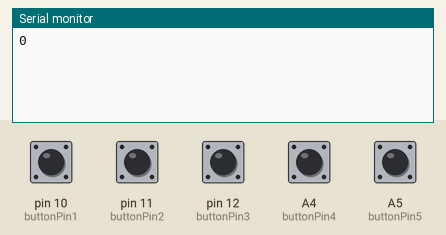
Recording of a sketch running on a simulated Arduino Uno, built with avr-gcc and run on an emulated ATmega328P. Parts: the last lines printed to the serial monitor. The inputs (shaded band) are chosen by the test bench; at power-on: A4 (buttonPin4), A5 (buttonPin5), pin 10 (buttonPin1), pin 11 (buttonPin2), pin 12 (buttonPin3) HIGH.

Above: at 1.2 s.
1.3 s: pin 10 (buttonPin1) pulled LOW for 0.15 s
At 1.7 s:
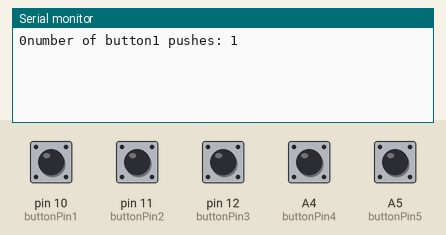
2.9 s: pin 11 (buttonPin2) pulled LOW for 0.15 s
At 4.1 s:
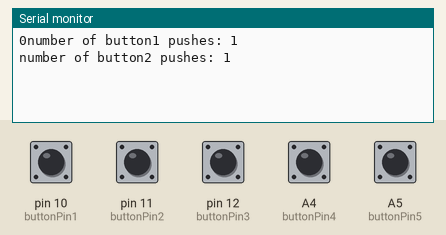
4.5 s: pin 12 (buttonPin3) pulled LOW for 0.15 s
At 5.3 s:
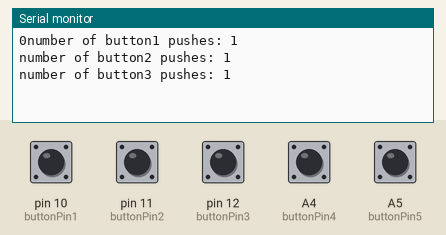
6.1 s: A4 (buttonPin4) pulled LOW for 0.15 s
At 6.6 s:
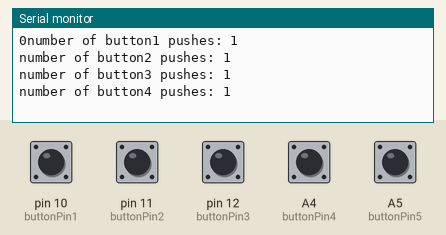
7.7 s: A5 (buttonPin5) pulled LOW for 0.15 s
At 8.9 s:
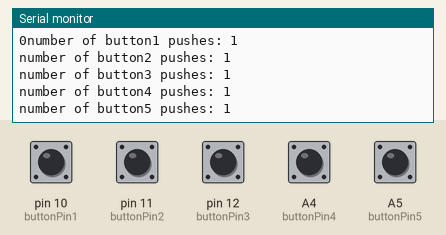
9.3 s: pin 10 (buttonPin1) pulled LOW for 1 s
At 10.2 s:
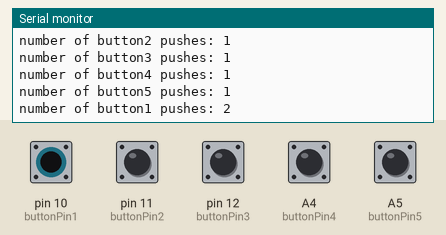
Timing chart, 0 to 12.3 s (numbered marks = the images above; inputs shaded):
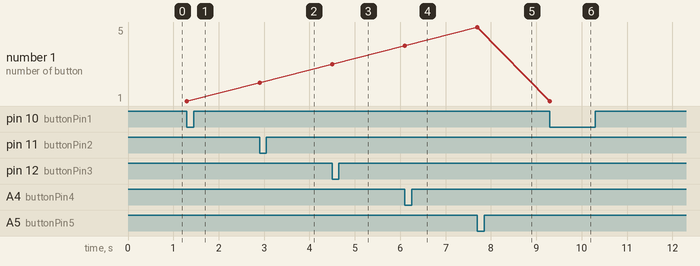

Measured:
- after the input at 1.3 s, the serial monitor: prints a new line at once (image 1)
- after the input at 2.9 s, the serial monitor: prints a new line at once (image 2)
- after the input at 4.5 s, the serial monitor: prints a new line at once (image 3)
- after the input at 6.1 s, the serial monitor: prints a new line at once (image 4)
- after the input at 7.7 s, the serial monitor: prints a new line at once (image 5)
- after the input at 9.3 s, the serial monitor: prints a new line at once (image 6)
- plotted number 1: 1 → 2 after the input at 2.9 s, 2 → 3 after the input at 4.5 s, 3 → 4 after the input at 6.1 s, 4 → 5 after the input at 7.7 s

The sketch:

CH4_Example8_ButtonCount.ino
```cpp
const int  buttonPin1   = 10;    // the pin that the pushbutton is attached to
const int  buttonPin2   = 11;
const int  buttonPin3   = 12;
const int  buttonPin4   = A4;
const int  buttonPin5   = A5;

int buttonPushCounter1 = 0;   // counter for the number of button presses
int buttonPushCounter2 = 0;
int buttonPushCounter3 = 0;
int buttonPushCounter4 = 0;
int buttonPushCounter5 = 0;

int up_buttonState1 = 0;         // current state of the up button
int up_lastButtonState1 = 0;     // previous state of the up button

int up_buttonState2 = 0;         // current state of the up button
int up_lastButtonState2 = 0;     // previous state of the up button

int up_buttonState3 = 0;         // current state of the up button
int up_lastButtonState3 = 0;     // previous state of the up button

int up_buttonState4 = 0;         // current state of the up button
int up_lastButtonState4 = 0;     // previous state of the up button

int up_buttonState5 = 0;         // current state of the up button
int up_lastButtonState5 = 0;     // previous state of the up button

bool b1Press = false;
bool b2Press = false;
bool b3Press = false;
bool b4Press = false;
bool b5Press = false;

void setup() {
  Serial.begin(9600);
  pinMode( buttonPin1 , INPUT_PULLUP);
  pinMode( buttonPin2 , INPUT_PULLUP);
  pinMode( buttonPin3 , INPUT_PULLUP);
  pinMode( buttonPin4 , INPUT_PULLUP);
  pinMode( buttonPin5 , INPUT_PULLUP);

  Serial.print(buttonPushCounter1);
}

void loop() {
  // put your main code here, to run repeatedly:
  button1();
  button2();
  button3();
  button4();
  button5();

  if (b1Press) {
    b1Press = false;
  }

  if (b2Press) {
    b2Press = false;
  }

  if (b3Press) {
    b3Press = false;
  }

  if (b4Press) {
    b4Press = false;
  }

  if (b5Press) {
    b5Press = false;
  }
}

void button1()
{
  up_buttonState1 = digitalRead(buttonPin1);

  // compare the buttonState to its previous state

  if (up_buttonState1 != up_lastButtonState1) {

    // if the state has changed, increment the counter

    if (up_buttonState1 == LOW) {

      b1Press = true;

      // if the current state is HIGH then the button went from off to on:

      buttonPushCounter1++;
      Serial.print("number of button1 pushes: ");
      Serial.println(buttonPushCounter1);
    }
    // Delay a little bit to avoid bouncing
    delay(50);
  }
  // save the current state as the last state, for next time through the loop
  up_lastButtonState1 = up_buttonState1;
}

void button2()
{
  up_buttonState2 = digitalRead(buttonPin2);

  // compare the buttonState to its previous state

  if (up_buttonState2 != up_lastButtonState2) {

    // if the state has changed, increment the counter

    if (up_buttonState2 == LOW) {

      b2Press = true;

      // if the current state is HIGH then the button went from off to on:

      buttonPushCounter2++;
      Serial.print("number of button2 pushes: ");
      Serial.println(buttonPushCounter2);
    }
    // Delay a little bit to avoid bouncing
    delay(50);
  }
  // save the current state as the last state, for next time through the loop
  up_lastButtonState2 = up_buttonState2;
}

void button3()
{
  up_buttonState3 = digitalRead(buttonPin3);

  // compare the buttonState to its previous state

  if (up_buttonState3 != up_lastButtonState3) {

    // if the state has changed, increment the counter

    if (up_buttonState3 == LOW) {

      b3Press = true;

      // if the current state is HIGH then the button went from off to on:

      buttonPushCounter3++;
      Serial.print("number of button3 pushes: ");
      Serial.println(buttonPushCounter3);
    }
    // Delay a little bit to avoid bouncing
    delay(50);
  }
  // save the current state as the last state, for next time through the loop
  up_lastButtonState3 = up_buttonState3;
}

void button4()
{
  up_buttonState4 = digitalRead(buttonPin4);

  // compare the buttonState to its previous state

  if (up_buttonState4 != up_lastButtonState4) {

    // if the state has changed, increment the counter

    if (up_buttonState4 == LOW) {

      b4Press = true;

      // if the current state is HIGH then the button went from off to on:

      buttonPushCounter4++;
      Serial.print("number of button4 pushes: ");
      Serial.println(buttonPushCounter4);
    }
    // Delay a little bit to avoid bouncing
    delay(50);
  }
  // save the current state as the last state, for next time through the loop
  up_lastButtonState4 = up_buttonState4;
}

void button5()
{
  up_buttonState5 = digitalRead(buttonPin5);

  // compare the buttonState to its previous state

  if (up_buttonState5 != up_lastButtonState5) {

    // if the state has changed, increment the counter

    if (up_buttonState5 == LOW) {

      b5Press = true;

      // if the current state is HIGH then the button went from off to on:

      buttonPushCounter5++;
      Serial.print("number of button5 pushes: ");
      Serial.println(buttonPushCounter5);
    }
    // Delay a little bit to avoid bouncing
    delay(50);
  }
  // save the current state as the last state, for next time through the loop
  up_lastButtonState5 = up_buttonState5;
}
```
